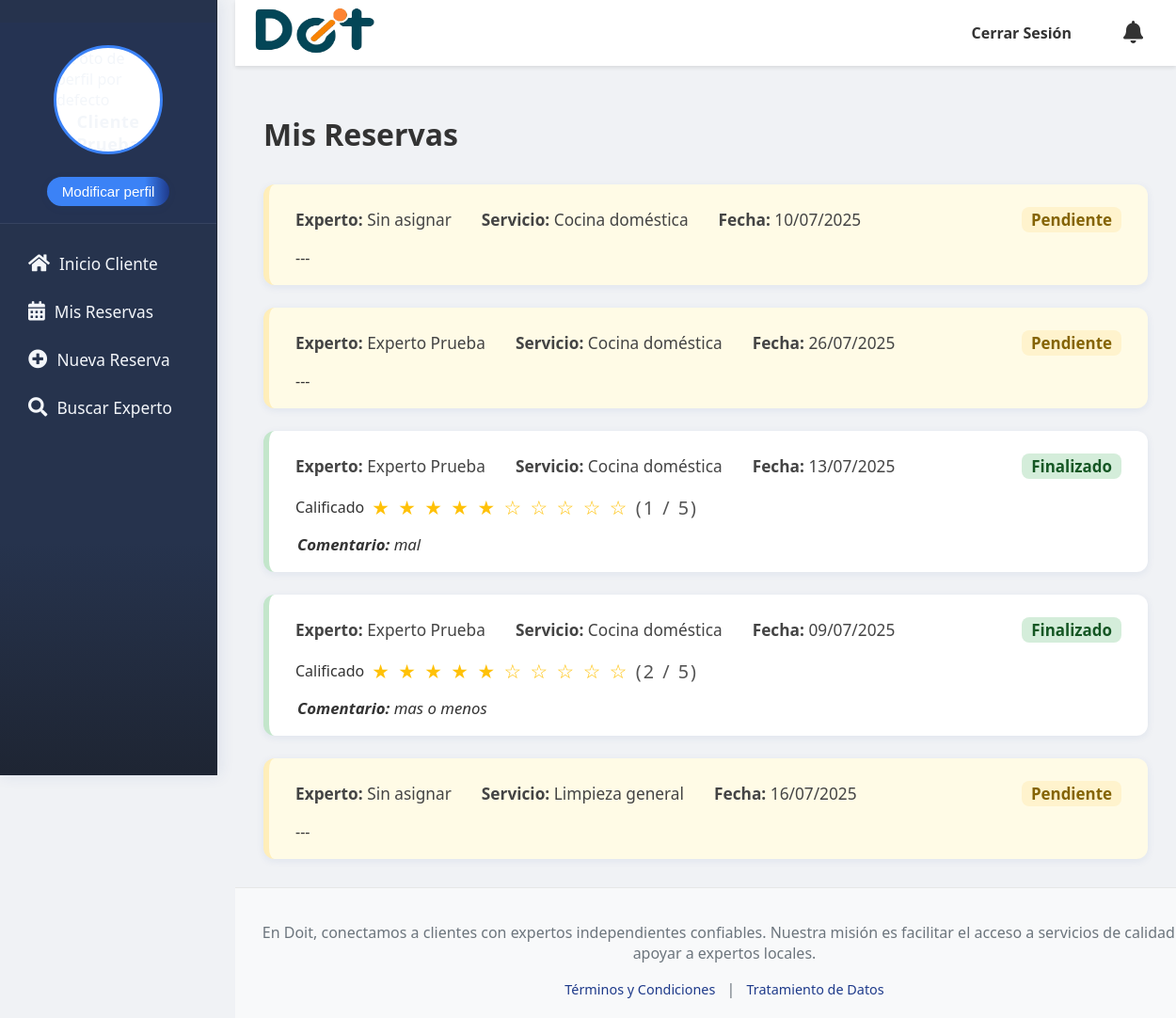
/mis_reservas/ (signed in), run on the app's committed database.
### doit_app/models.py (models this page shows, shortened)
class Reserva(models.Model):
    Fecha = models.DateField(verbose_name="Fecha de Reserva")
    Hora = models.TimeField(verbose_name="Hora de Reserva")
    direccion = models.CharField(max_length=255, verbose_name="Dirección del Servicio")
    descripcion = models.TextField(verbose_name="Descripción del Servicio")
    detallesAdicionales = models.TextField(blank=True, null=True, verbose_name="Detalles Adicionales")
    ciudad = models.ForeignKey(Ciudad, on_delete=models.CASCADE, verbose_name="Ciudad del Servicio")
    pais = models.ForeignKey(Pais, on_delete=models.CASCADE, verbose_name="País del Servicio")
    metodoDePago = models.ForeignKey(
        Metodo,
        on_delete=models.SET_NULL,
        null=True,
        blank=True,
        verbose_name="Método de Pago Preferido"
    )
    idUsuario = models.ForeignKey(
        settings.AUTH_USER_MODEL,
        on_delete=models.CASCADE,
        related_name='reservas_realizadas',
        verbose_name="Cliente que Reserva"
    )
    idServicios = models.ForeignKey(Servicios, on_delete=models.CASCADE, verbose_name="Servicio Solicitado")
    idEstado = models.ForeignKey(
        Estado,
        on_delete=models.SET_DEFAULT,
        default=1,
        verbose_name="Estado de la Reserva"
    )
    experto_asignado = models.ForeignKey(
        settings.AUTH_USER_MODEL,
        on_delete=models.SET_NULL,
        null=True,
        blank=True,
        related_name='reservas_aceptadas',
        limit_choices_to={'tipo_usuario': 'experto'},
        verbose_name="Experto Asignado"
    )
    pago_ofrecido = models.DecimalField(
        max_digits=10,
        decimal_places=2,
        blank=True,
        null=True,
        verbose_name="Pago Ofrecido por el Cliente"
    )
    motivo_cancelacion = models.TextField(
        blank=True,
        null=True,
        verbose_name="Motivo de Cancelación"
    )
    servicio_iniciado = models.BooleanField(default=False, verbose_name="Servicio Iniciado")
    servicio_finalizado = models.BooleanField(default=False, verbose_name="Servicio Finalizado")
    comentario_durante_servicio = models.TextField(blank=True, null=True, verbose_name="Comentario del Experto")
    duracion_estimada = models.CharField(max_length=50, null=True, blank=True, verbose_name="duracion del servicio")
    comentario_cliente = models.TextField(blank=True, null=True, verbose_name="Comentario del Cliente")
    creado_en = models.DateTimeField(auto_now_add=True)
    actualizado_en = models.DateTimeField(auto_now=True)
    class Meta:
        verbose_name = "Reserva"
        verbose_name_plural = "Reservas"
        db_table = "Reserva"
        app_label = "doit_app"

class Servicios(models.Model):
    NombreServicio = models.CharField(max_length=50, verbose_name="Nombre del servicio")
    idCategorias = models.ForeignKey(Categorias, on_delete=models.CASCADE, verbose_name="Categoría del servicio")
    class Meta:
        verbose_name = "Servicio"
        verbose_name_plural = "Servicios"
        db_table = "Servicios"
        app_label = "doit_app"

class CustomUser(AbstractUser):
    tipo_usuario_choices = [
        ('cliente', 'Cliente'),
        ('experto', 'Experto'),
    ]
    genero = models.ForeignKey(Genero, on_delete=models.SET_NULL, null=True, blank=True, verbose_name="Género")
    tipo_usuario = models.CharField(max_length=20, choices=tipo_usuario_choices, default='cliente', verbose_name="Tipo de Usuario")
    nacionalidad = models.CharField(max_length=100, blank=True, null=True, verbose_name="Nacionalidad")
    numDoc = models.CharField(max_length=100, unique=True, blank=True, null=True, verbose_name="Número de Documento")
    telefono = models.CharField(max_length=20, blank=True, null=True, verbose_name="Teléfono")
    fechaNacimiento = models.DateField(blank=True, null=True, verbose_name="Fecha de Nacimiento")
    foto_perfil = models.ImageField(upload_to='perfil/', null=True, blank=True, verbose_name="Foto de Perfil")
    tipo_documento = models.ForeignKey(TipoDoc, on_delete=models.SET_NULL, null=True, blank=True, verbose_name="Tipo de Documento")
    especialidad = models.ManyToManyField(
        Servicios,
        blank=True,
        verbose_name="Servicios que ofrece el experto"
    )
    direccion = models.CharField(max_length=255, blank=True, null=True, verbose_name="Dirección de Residencia")
    barrio = models.CharField(max_length=100, blank=True, null=True, verbose_name="Barrio")
    documento_identidad_pdf = models.FileField(upload_to='documentos_identidad/', blank=True, null=True, verbose_name="Documento de Identidad (PDF)")
    class Meta:
        verbose_name = "Usuario Personalizado"
        verbose_name_plural = "Usuarios Personalizados"
        app_label = "doit_app"
    def is_usuario_normal(self):
        return self.tipo_usuario == 'cliente'
    def is_experto(self):
        return self.tipo_usuario == 'experto'

class Calificaciones(models.Model):
    CALIFICADOR_CHOICES = [
        ("cliente_a_experto", "Cliente a Experto"),
        ("experto_a_cliente", "Experto a Cliente"),
    ]
    reserva = models.ForeignKey('Reserva', on_delete=models.CASCADE, verbose_name="Reserva calificada")
    calificado_por = models.ForeignKey(settings.AUTH_USER_MODEL, on_delete=models.CASCADE, related_name='calificaciones_realizadas', verbose_name="Usuario que califica")
    calificado_a = models.ForeignKey(settings.AUTH_USER_MODEL, on_delete=models.CASCADE, related_name='calificaciones_recibidas', verbose_name="Usuario calificado")
    tipo = models.CharField(max_length=20, choices=CALIFICADOR_CHOICES, verbose_name="Tipo de calificación")
    puntuacion = models.PositiveSmallIntegerField(verbose_name="Puntuación (1-5)")
    comentario = models.CharField(max_length=150, verbose_name="Comentario del servicio", blank=True, null=True)
    fecha = models.DateField(auto_now_add=True, verbose_name="Fecha del comentario")
    class Meta:
        verbose_name = "Calificación"
        verbose_name_plural = "Calificaciones"
        db_table = "Calificaciones"
        app_label = "doit_app"

### doit_app/views.py (the view)
# urls.py: path('mis_reservas/', views.mis_reservas_cliente, name='mis_reservas_cliente'), # Nueva vista
@login_required
@user_passes_test(is_cliente, login_url=reverse_lazy('login'))
def mis_reservas_cliente(request):
    from doit_app.models import Calificaciones, Notificacion
    reservas = Reserva.objects.filter(idUsuario=request.user).order_by('-creado_en')
    for reserva in reservas:
        calif = Calificaciones.objects.filter(reserva=reserva, calificado_por=request.user, tipo='cliente_a_experto').first()
        reserva.calificacion_cliente = calif
    notificaciones_no_leidas = Notificacion.objects.filter(usuario=request.user, leida=False).count()
    return render(request, 'cliente/mis_reservas.html', {'reservas': reservas, 'notificaciones_no_leidas': notificaciones_no_leidas})

### doit_app/views.py (called while the page is built)
def is_cliente(user):
    return user.is_authenticated and user.tipo_usuario == 'cliente'

### doit_app/templates/cliente/mis_reservas.html
{% extends "base.html" %}
{% load static %}
{% block content %}
<h1>Mis Reservas</h1>
<div class="reservas-lista">
  {% for reserva in reservas %}
    <div class="reserva-card {% if reserva.servicio_finalizado %}finalizada{% else %}pendiente{% endif %}">
      <div class="reserva-header">
        <div class="reserva-info">
          <span><strong>Experto:</strong> {% if reserva.experto_asignado %}{{ reserva.experto_asignado.get_full_name|default:reserva.experto_asignado.username }}{% else %}Sin asignar{% endif %}</span>
          <span><strong>Servicio:</strong> {{ reserva.idServicios.NombreServicio }}</span>
          <span><strong>Fecha:</strong> {{ reserva.Fecha|date:"d/m/Y" }}</span>
        </div>
        <span class="reserva-estado {% if reserva.servicio_finalizado %}finalizada{% else %}pendiente{% endif %}">
          {% if reserva.servicio_finalizado %}Finalizado{% elif reserva.servicio_iniciado %}En proceso{% else %}Pendiente{% endif %}
        </span>
      </div>
      <div class="reserva-calificacion">
        {% if reserva.servicio_finalizado %}
          {% if not reserva.calificacion_cliente %}
            <a href="{% url 'calificar_reserva' reserva.id %}" class="btn btn-warning btn-sm">Califica el servicio</a>
          {% else %}
            <span>Calificado</span>
            <span class="estrellas">
              {% if reserva.calificacion_cliente.puntuacion %}
                {% for i in "12345"|slice:":reserva.calificacion_cliente.puntuacion" %}
                  ★
                {% endfor %}
                {% for i in "12345"|slice:"reserva.calificacion_cliente.puntuacion:" %}
                  ☆
                {% endfor %}
                <span style="color:#555; font-size:0.95em;">({{ reserva.calificacion_cliente.puntuacion }} / 5)</span>
              {% endif %}
            </span>
          {% endif %}
        {% else %}
          <span>---</span>
        {% endif %}
      </div>
      {% if reserva.servicio_finalizado and reserva.calificacion_cliente and reserva.calificacion_cliente.comentario %}
        <div class="reserva-comentario">
          <strong>Comentario:</strong> {{ reserva.calificacion_cliente.comentario }}
        </div>
      {% endif %}
    </div>
  {% endfor %}
</div>
{% endblock %}

### static/css/styles.css (style rules this page uses)
:root { --sidebar-width: 250px; --header-height: 70px; --sidebar-bg-color: #2c3e50; --sidebar-text-color: #ecf0f1; --sidebar-hover-bg-color: #34495e; --header-bg-color: #ffffff; --footer-bg-color: #f8f9fa; --main-content-bg-color: #f0f2f5; --primary-blue: #1e3a8a; --secondary-blue: #3b82f6; --alert-info-bg: #d1ecf1; --alert-info-border: #bee5eb; --alert-info-text: #0c5460; --alert-success-bg: #d4edda; --alert-success-border: #c3e6cb; --alert-success-text: #155724; --alert-danger-bg: #f8d7da; --alert-danger-border: #f5c6cb; --alert-danger-text: #721c24; --alert-warning-bg: #fff3cd; --alert-warning-border: #ffeeba; --alert-warning-text: #856404; --shadow-light: 0 2px 4px rgba(0, 0, 0, 0.1); --shadow-medium: 0 4px 8px rgba(0, 0, 0, 0.15); --border-radius-base: 5px; }
html, body { margin: 0; padding: 0; font-family: 'Segoe UI', Arial, sans-serif; background-color: var(--main-content-bg-color); color: #333; }
body { display: flex; min-height: 100vh; }
.reservas-lista { display: flex; flex-direction: column; gap: 24px; margin-top: 32px; }
.reserva-card { background: #fff; border-radius: 12px; box-shadow: 0 2px 8px rgba(30, 58, 138, 0.08); padding: 24px 28px 18px 28px; display: flex; flex-direction: column; gap: 10px; border-left: 6px solid var(--primary-blue); transition: box-shadow 0.2s; }
.reserva-card.pendiente { border-left-color: var(--alert-warning-border); background: #fffbe6; }
.reserva-card.finalizada { border-left-color: var(--alert-success-border); }
.reserva-header { display: flex; flex-wrap: wrap; justify-content: space-between; align-items: center; gap: 10px; font-size: 1.08em; font-weight: 500; }
.reserva-info { display: flex; flex-wrap: wrap; gap: 32px; color: #444; font-size: 1em; }
.reserva-estado { font-weight: bold; padding: 2px 10px; border-radius: 8px; font-size: 0.98em; }
.reserva-estado.pendiente { background: var(--alert-warning-bg); color: var(--alert-warning-text); }
.reserva-estado.finalizada { background: var(--alert-success-bg); color: var(--alert-success-text); }
.reserva-calificacion { display: flex; align-items: center; gap: 8px; margin-top: 6px; }
.estrellas { color: #ffc107; font-size: 1.3em; letter-spacing: 2px; }
.reserva-comentario { margin-top: 4px; font-size: 1.05em; color: #333; font-style: italic; padding-left: 2px; }

### data on the page
Reserva: shows "Sin asignar", idServicios.NombreServicio "Cocina doméstica", Fecha "10/07/2025", servicio_finalizado "Pendiente"
Reserva: experto_asignado.get_full_name "Experto Prueba", idServicios.NombreServicio "Cocina doméstica", Fecha "26/07/2025", servicio_finalizado "Pendiente"
Reserva: experto_asignado.get_full_name "Experto Prueba", idServicios.NombreServicio "Cocina doméstica", Fecha "13/07/2025", servicio_finalizado "Finalizado", calificacion_cliente.puntuacion "1", calificacion_cliente.comentario "mal"
Reserva: experto_asignado.get_full_name "Experto Prueba", idServicios.NombreServicio "Cocina doméstica", Fecha "09/07/2025", servicio_finalizado "Finalizado", calificacion_cliente.puntuacion "2", calificacion_cliente.comentario "mas o menos"
Reserva: shows "Sin asignar", idServicios.NombreServicio "Limpieza general", Fecha "16/07/2025", servicio_finalizado "Pendiente"
